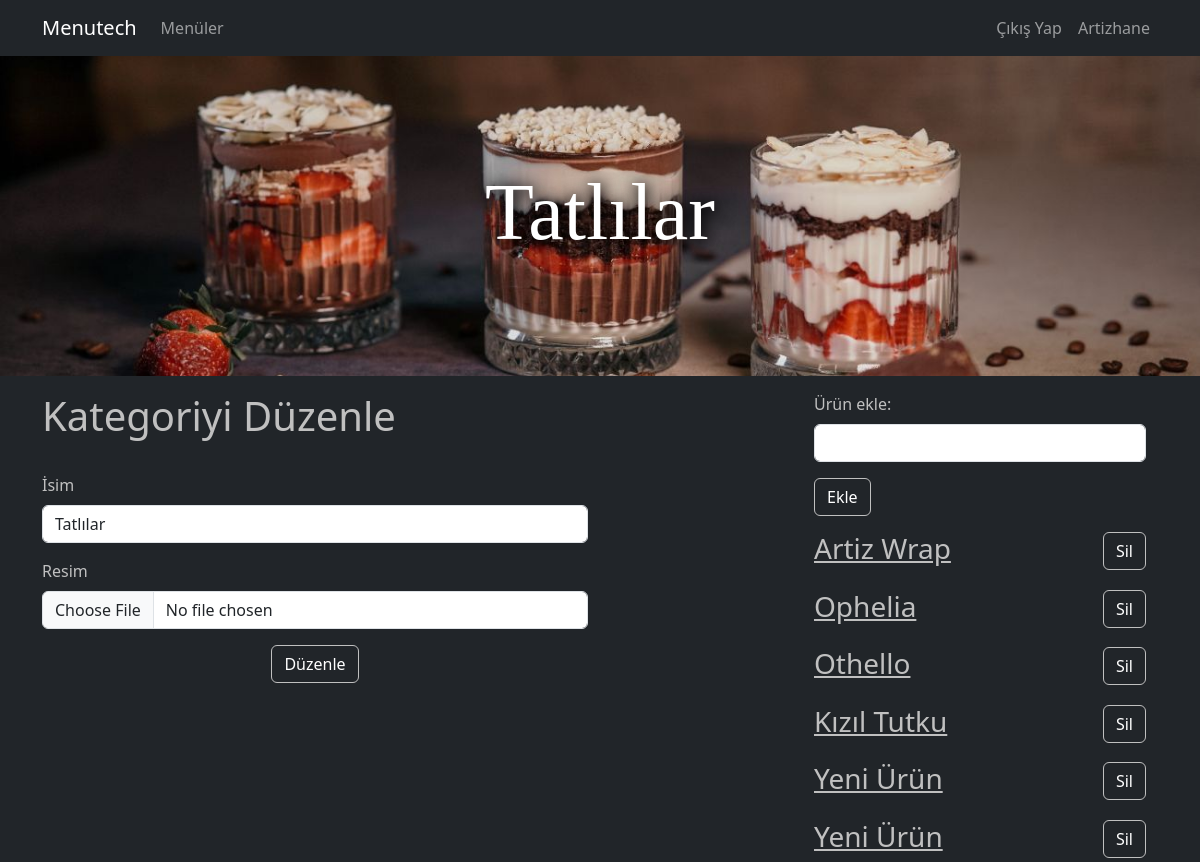
/menu/artizhane/tatllar/edit/ (signed in), run on an earlier commit of the app's database.
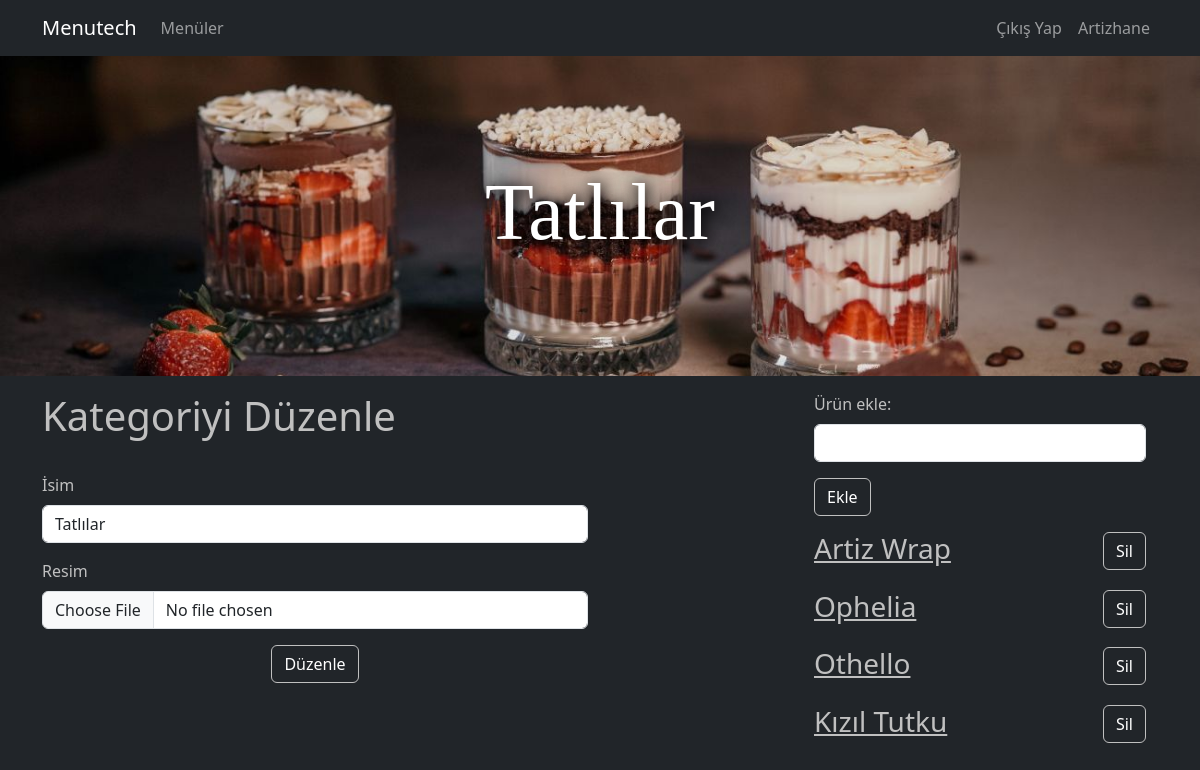
And on a later commit of the database.
### menu/models.py (models this page shows, shortened)
class Product(models.Model):
    name = models.CharField(max_length=200)
    slug = models.SlugField(db_index=True, editable=False, unique=True)
    image = models.ImageField(upload_to="products", null=True)
    description = models.TextField(default="")
    price = models.DecimalField(max_digits=7, decimal_places=2, default=0.0)
    category = models.ForeignKey(Category, on_delete=models.CASCADE)
    def __str__(self):
        return f"{self.name}"

### menu/views.py (the view, shortened to what this page needs)
# urls.py: path("<slug:slug>/<slug:category_slug>/edit/", views.category_edit, name = "category_edit"),
def category_edit(request, slug, category_slug):
    try:
        menu = Menu.objects.get(slug=slug)
    except:
        return redirect("home")
    if not menu.user.account.has_paid():
        return redirect("home")
    if(menu.user != request.user):
        return redirect("category_details", slug=slug, category_slug=category_slug)
    try:
        category = Category.objects.get(slug=category_slug, menu=menu)
    except:
        return redirect("menu_edit", slug=slug)
    products = Product.objects.filter(category=category)
    data = {
        "menu":menu,
        "category":category,
        "products":products
    }
    return render(request, "menu/category_edit.html", data)

### account/models.py (called while the page is built)
    def has_paid(self):
        current_date = datetime.date.today()
        return current_date < self.paid_until

### menu/templates/menu/category_edit.html (shortened to what this page needs)
{% extends "base.html" %}
{% load static %}
{% block css_files %}
    <link rel="stylesheet" href="{% static 'menu/css/menu.css' %}"/>
{% endblock css_files %}
{% block content %}
    <div class "row">
        <div class="col-12 menu-main-image"
            {% if category.image %}
            style="background-image: url({{ category.image.url }})"
            {% endif %}
        >
            <h2 class="text-center menu-text display-1">{{category.name|title}}</h2>
        </div>
    </div>
    <div class = "container mt-3">
        <div class = "row">
            <div class = "col-6">
                <h1 class = "edit-text-style">Kategoriyi Düzenle</h1>
                <hr>
                <form method="POST" enctype="multipart/form-data">
                    <div class ="mb-3">
                        <label for="name" class="form-label edit-text-style">İsim</label>
                        <input type="text" class="form-control" name="name" value="{{category.name}}">
                    </div>
                    <div class ="mb-3">
                        <label for="image" class="form-label edit-text-style">Resim</label>
                        <input type="file" class="form-control" name="image" accept="image/*">
                    </div>
                    <div class="text-center">
                        <input type="submit" value="Düzenle" class = "btn btn-dark button-style">
                    </div>
                </form>
            </div>
            <div class = "col-2">
            </div>
            <div class = "col-4">
                <div class = "container mb-3">
                    <div class = "row">
                        <form action = "{% url 'product_create' menu.slug category.slug %}" method="POST" enctype="multipart/form-data">
                            <div class ="mb-3">
                                <label for="name" class="form-label edit-text-style">Ürün ekle:</label>
                                <input type="text" class="form-control" name="name">
                            </div>
                            <div>
                                <input type="submit" value="Ekle" class = "btn btn-dark button-style">
                            </div>
                        </form>
                    </div>
                </div>
                <div class="container mt-3">
                {% for product in products %}
                <div class = "delete-alignment mt-3">
                    <a href = "{% url 'product_edit' menu.slug category.slug product.slug %}" class="edit-text-link">
                        <h4 class="h3">{{product|title}}</h4>
                    </a>
                    <div>
                        <form action = "{% url 'product_delete' menu.slug category.slug product.slug %}" method="GET">
                                <input type="submit" value="Sil" class = "btn btn-dark button-style">
                        </form>
                    </div>
                </div>
                {% endfor %}
                </div>
            </div>
        </div>
    </div>
{% endblock %}

What changed in the data, as far as the page shows it:
removed Product: name "Yeni Ürün"
removed Product: name "Yeni Ürün"
